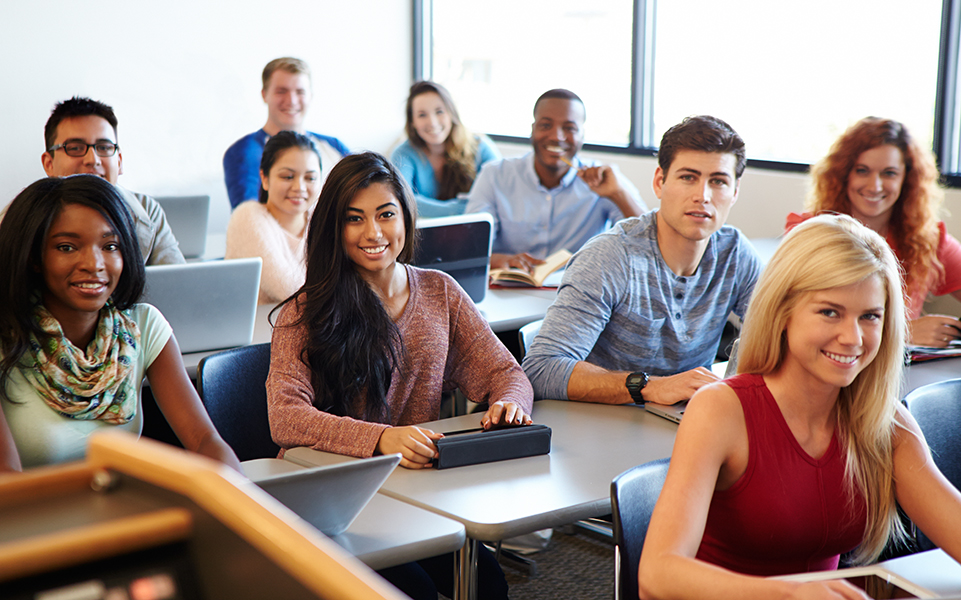
#> input picture test.jpg, 961 x 600 px
$ python -i heuristic_faces.py   (imports and definitions only)
#> lines starting #> are read from the running program, lines starting #| are printed output that depends on the picture
#> further down, picture is the input picture: shape (600, 961, 3); mean B, G, R 134.6, 140.3, 157.9
import cv2
import numpy as np


class HeuristicFaceClassifier:
    face_cascade = None

    eye_cascade = None

    def __init__(self):
        self.face_cascade = cv2.CascadeClassifier('haarcascade_frontalface_default.xml')
        self.eye_cascade = cv2.CascadeClassifier('haarcascade_eye.xml')

    def detect_faces(self, image):
        gray_image = cv2.cvtColor(image, cv2.COLOR_BGR2GRAY)
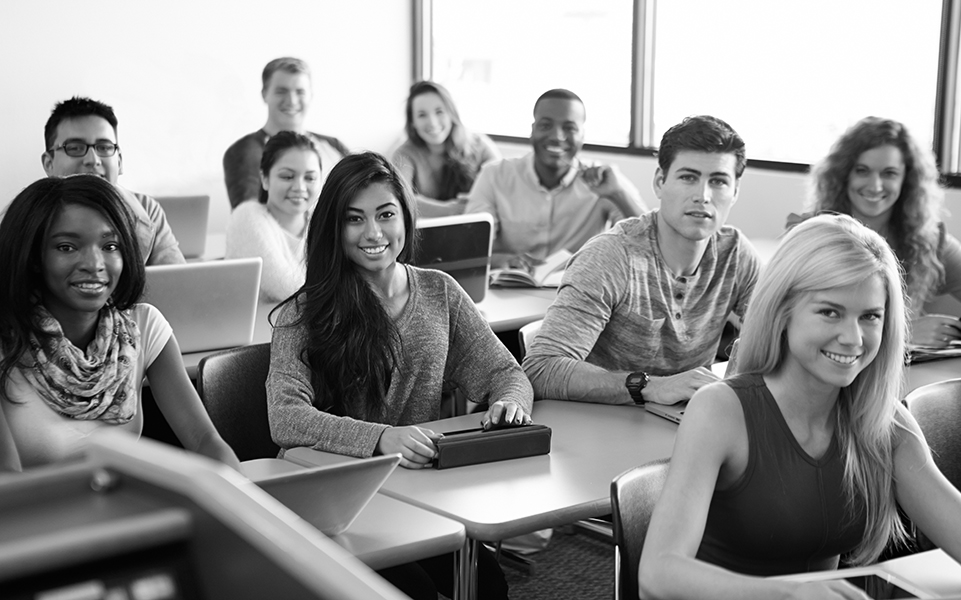
#> gray_image: shape (600, 961); min 0, max 255, mean 144.9
        faces = self.face_cascade.detectMultiScale(gray_image)
#> faces = 14 rows, first 6: [266, 72, 50, 50], [405, 93, 52, 52], [267, 153, 60, 60], [841, 146, 69, 69], [533, 266, 54, 54], [664, 294, 55, 55]

        valid_faces = []
        for face in faces:
            (x, y, w, h) = face
            crop = gray_image[y:y + h, x: x + w]
            heuristic_result = self._heuristic_test(crop)
            heuristic_result['eyes'].sort(key=lambda x: x['eye'][0])

            if heuristic_result['result']:
                valid_faces.append({'face': face, 'eyes': heuristic_result['eyes']})
#> this loop made 14 passes
#> (x, y) on passes 1, 2, 5, 6, 7, 10, 11, 14: (266, 72), (405, 93), (533, 266), (664, 294), (47, 116), (36, 337), (562, 122), (38, 74)
#> (face, x, y, eyes in _heuristic_test) on passes 3, 4, 8, 9, 12, 13: ([267, 153, 60, 60], 267, 153, [[8, 10, 23, 23], [30, 12, 21, 21]]), ([841, 146, 69, 69], 841, 146, [[12, 13, 22, 22], [37, 16, 21, 21]]), ([656, 144, 90, 90], 656, 144, [[20, 21, 25, 25], [49, 26, 24, 24]]), ([330, 184, 82, 82], 330, 184, [[44, 20, 23, 23], [13, 23, 23, 23]]), ([40, 208, 98, 98], 40, 208, [[14, 26, 26, 26], [58, 28, 23, 23]]), ([791, 275, 108, 108], 791, 275, [[21, 20, 35, 35], [65, 31, 24, 24]])
#> pass 1, in detect_faces, `crop = gray_image[y:y + h, x: x + w]`:
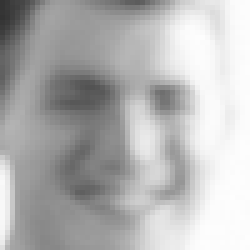
#> crop: shape (50, 50) (shown 5 times larger); min 51, max 254, mean 180.2
#> pass 2, in detect_faces, `crop = gray_image[y:y + h, x: x + w]`:
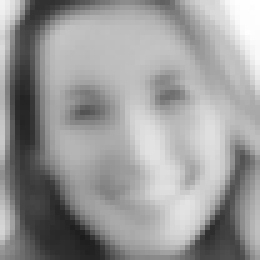
#> crop: shape (52, 52) (shown 5 times larger); min 28, max 255, mean 153.7
#> pass 3, in detect_faces, `crop = gray_image[y:y + h, x: x + w]`:
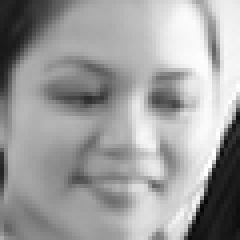
#> crop: shape (60, 60) (shown 4 times larger); min 5, max 255, mean 158.6
#> pass 3, in _heuristic_pupil, `eye_image = ~ eye_image`:
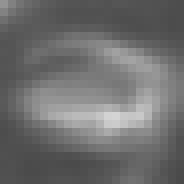
#> eye_image: shape (23, 23) (shown 8 times larger); min 74, max 212, mean 110
#> after the loop:
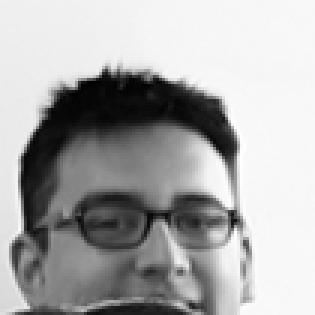
#> crop: shape (105, 105) (shown 3 times larger); min 0, max 255, mean 170.5
#> after the loop, valid_faces = 6 items
        return valid_faces

    def _heuristic_test(self, face_image):
        (w, h) = face_image.shape
        eyes = self.eye_cascade.detectMultiScale(face_image)
        return_data = {'result': True, 'eyes': []}

        if len(eyes) == 2:
            for eye in eyes:
                (x, y, w, h) = eye
                pupil = self._heuristic_pupil(face_image[y:y + h, x: x + w])
                return_data['eyes'].append({'eye': eye, 'pupil': pupil})
            # (e1x, e1y, e1w, e1h) = eyes[0]
            # (e2x, e2y, e2w, e2h) = eyes[1]
            #
            # # eye should be same side of 1/5 line
            # (x1, y1) = (int(w / 5.0), 0)
            # (x2, y2) = (int(w / 5.0), h)
            # d1 = ((e1x - x1) * (y2 - y1)) - ((e1y - y1) * (x2 - x1))
            # d2 = ((e2x - x1) * (y2 - y1)) - ((e2y - y1) * (x2 - x1))
            #
            # if (d1 > 0) ^ (d2 > 0):
            #     return False
            #
            # # eye should be same side of 4/5 line
            # (x1, y1) = (int(w * 4 / 5.0), 0)
            # (x2, y2) = (int(w * 4 / 5.0), h)
            # d1 = ((e1x - x1) * (y2 - y1)) - ((e1y - y1) * (x2 - x1))
            # d2 = ((e2x - x1) * (y2 - y1)) - ((e2y - y1) * (x2 - x1))
            # if (d1 > 0) ^ (d2 > 0):
            #     return False
            #
            # # check eyes either side of mid line
            # (x1, y1) = (int(w / 2.0), 0)
            # (x2, y2) = (int(w / 2.0), h)
            # d1 = ((e1x - x1) * (y2 - y1)) - ((e1y - y1) * (x2 - x1))
            # d2 = ((e2x - x1) * (y2 - y1)) - ((e2y - y1) * (x2 - x1))
            # if not ((d1 > 0) ^ (d2 > 0)):
            #     return False
            # return True
        elif len(eyes) == 1:
            # Try to detect the other eye in the face image
            return_data['result'] = False
        else:
            return_data['result'] = False
        return return_data

    def _heuristic_pupil(self, eye_image):
        # gray = eye_image
        eye_image = ~ eye_image
        eye_image = cv2.GaussianBlur(eye_image, (7, 7), 0)

        # Gaussian Kernel Amplification ?
        (w, h) = eye_image.shape
        g = cv2.getGaussianKernel(w, 1)
        eye_image = ((eye_image * g).T * g).T

        (minVal, maxVal, minLoc, maxLoc) = cv2.minMaxLoc(eye_image)
        # cv2.circle(gray, minLoc, 7, (255, 0, 0), 2)
        # cv2.imshow("Eye", gray)
        # cv2.waitKey()
        return np.array(list(maxLoc) + [7])

>>> import cv2
>>> picture = cv2.imread('../../test.jpg')
>>> result = HeuristicFaceClassifier().detect_faces(picture)
#> result = 6 items
